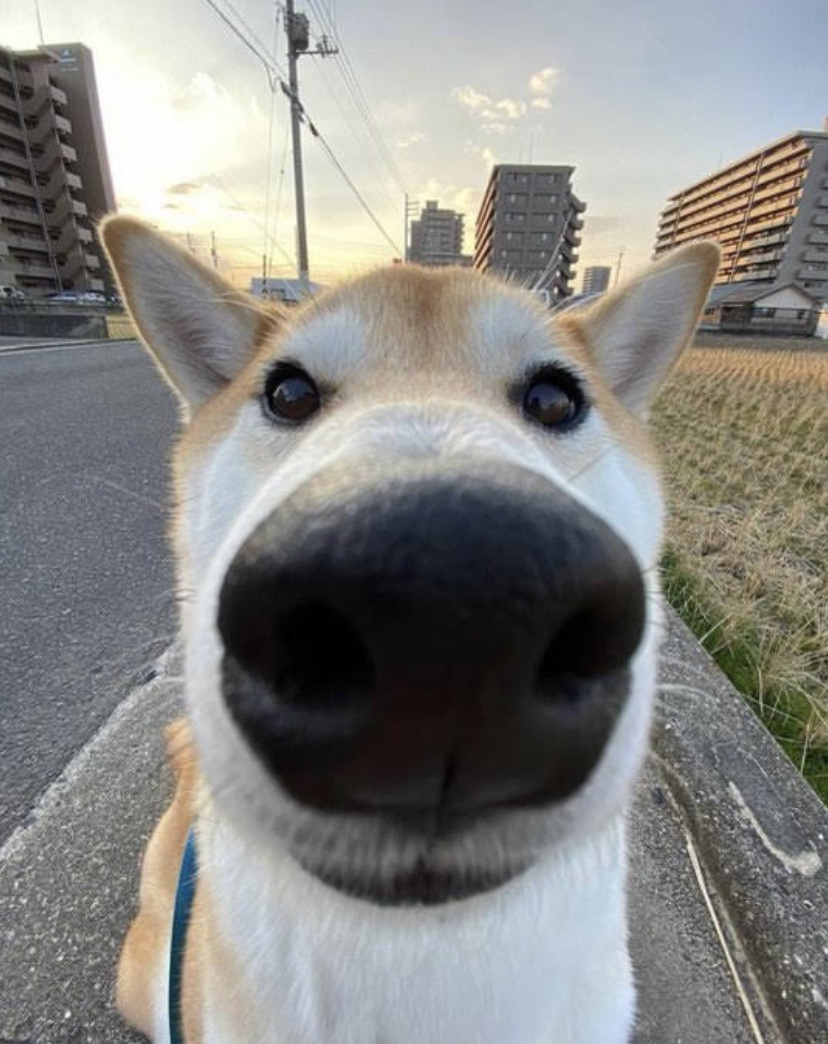
#> input picture lab7/sobaken.jpg, 828 x 1044 px
$ python main.py
#> lines starting #> are read from the running program, lines starting #| are printed output that depends on the picture
def p1():
    from PIL import Image
    name = "sobaken.jpg"
    with Image.open(name) as img:
#> img is the input picture: PIL image 828x1044 RGB; mean R, G, B 136.4, 135.7, 132.4
        img.load()

    img.show()
    widht, height = img.size
#> widht = 828; height = 1044
    f = img.format
#> f = 'JPEG'
    m = img.mode
#> m = 'RGB'
    print("Ширина", widht)
#| Ширина 828
    print("Высота", height)
#| Высота 1044
    print("Формат", f)
#| Формат JPEG
    print("Цвет", m)
#| Цвет RGB

def p2():
    from PIL import Image
    name = "sobaken.jpg"
    with Image.open(name) as img:
        img.load()

    nimg = img.resize((img.width // 3, img.height // 3))

    nimg.save("sobaken1.jpg")
    nimg = img.rotate(180)
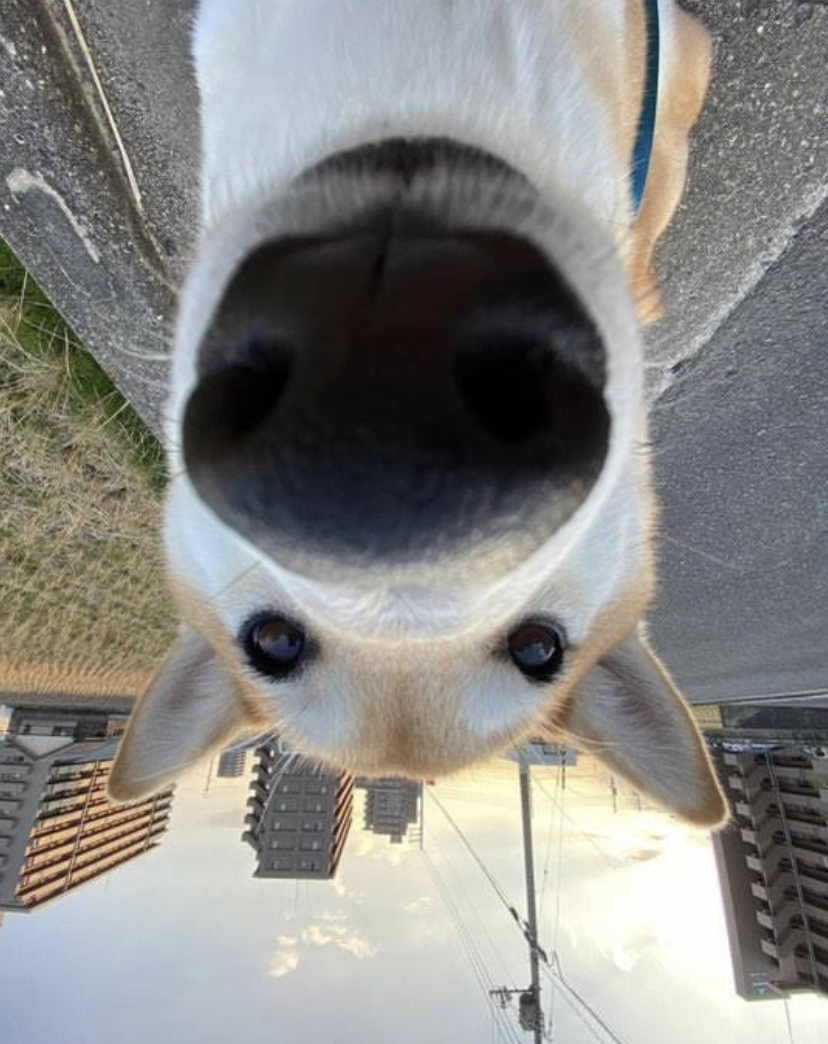
#> nimg: PIL image 828x1044 RGB; mean R, G, B 136.4, 135.7, 132.4
    nimg.save("sobaken2.jpg")
    nimg = img.transpose(Image.FLIP_LEFT_RIGHT)
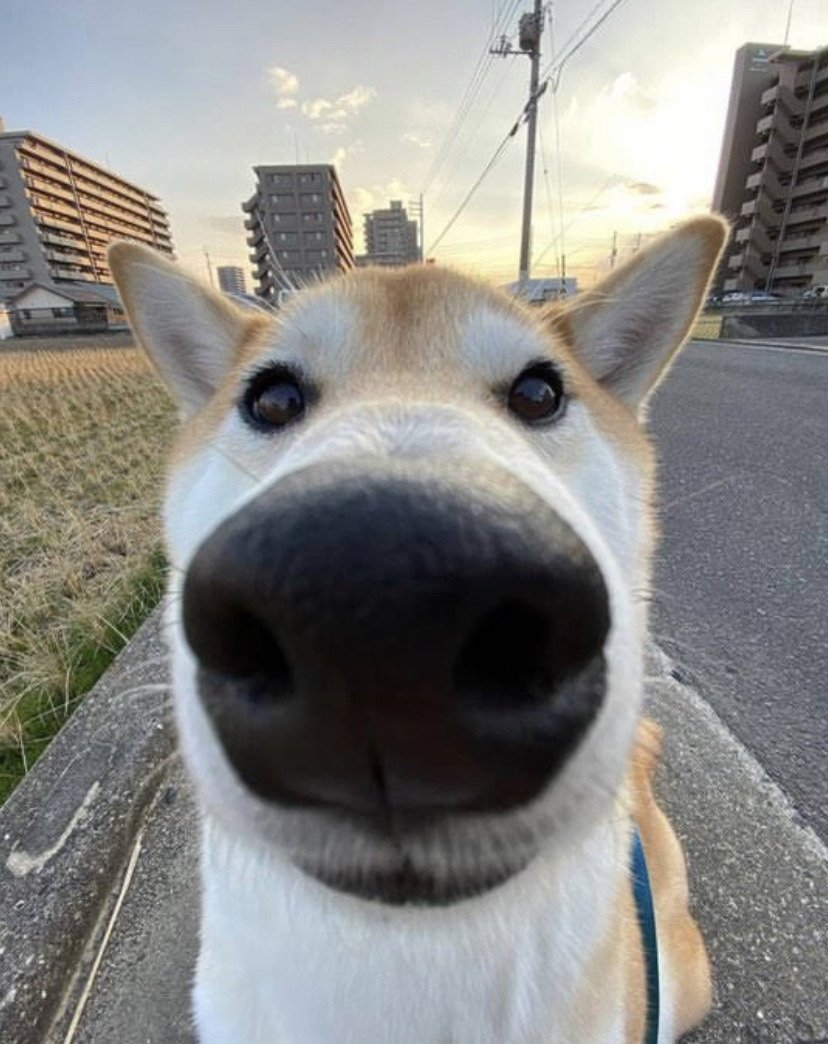
#> nimg: PIL image 828x1044 RGB; mean R, G, B 136.4, 135.7, 132.4
    nimg.save("sobaken3.jpg")

def p3():
    from PIL import Image, ImageFilter
    name = ["1.jpg", "2.jpg", "3.jpg", "4.jpg", "5.jpg"]
    for f in name:
        with Image.open(f) as img:
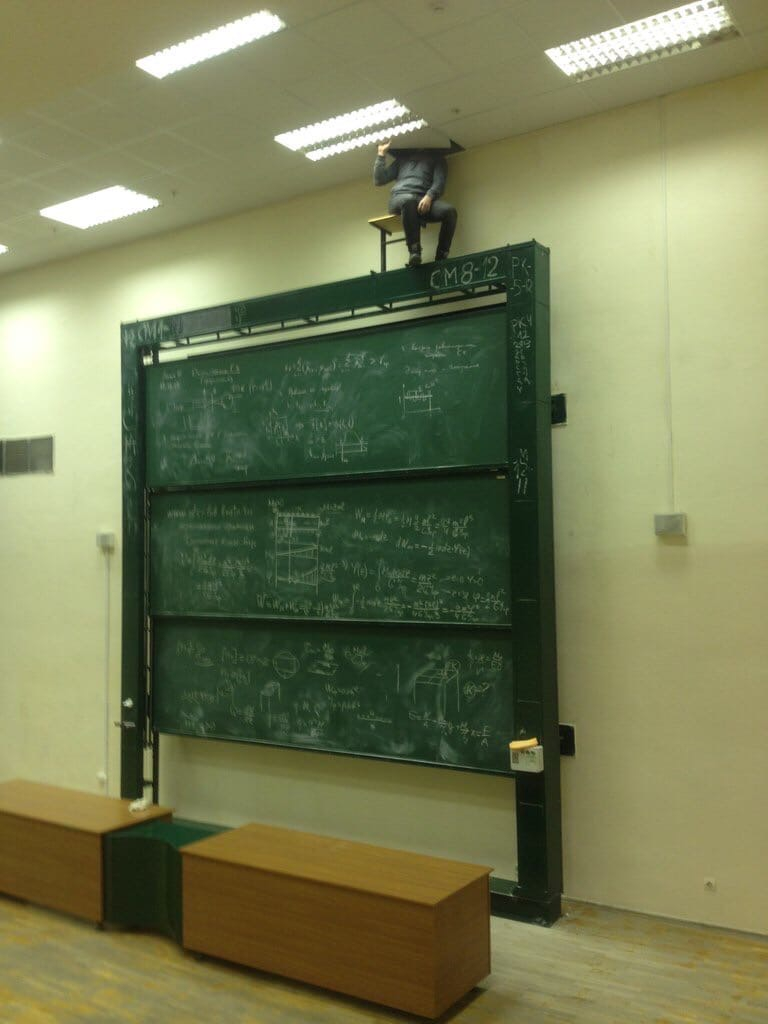
#> input picture lab7/1.jpg, 768 x 1024 px
#> img is the input picture: PIL image 768x1024 RGB; mean R, G, B 118.7, 123.8, 84.8
            img.load()
            img = img.filter(ImageFilter.FIND_EDGES)
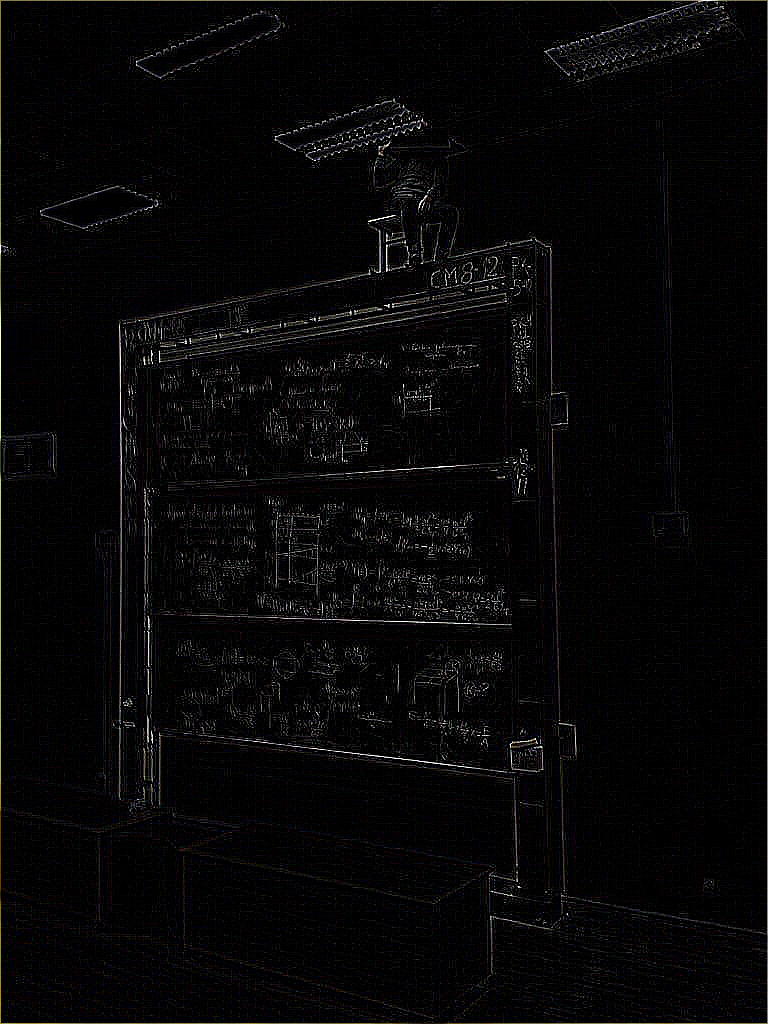
#> img: PIL image 768x1024 RGB; mean R, G, B 6.9, 6.8, 6.8
            img.save("new\ " + "new" + f)
#> pass 2 of the loop in p3, `for f in name:`:
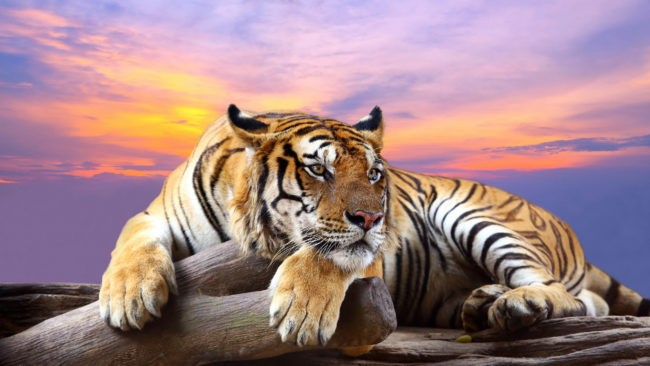
#> input picture lab7/2.jpg, 650 x 366 px
#> in p3, img is the input picture: PIL image 650x366 RGB; mean R, G, B 162, 131.5, 135.9
#> in p3, `img = img.filter(ImageFilter.FIND_EDGES)`:
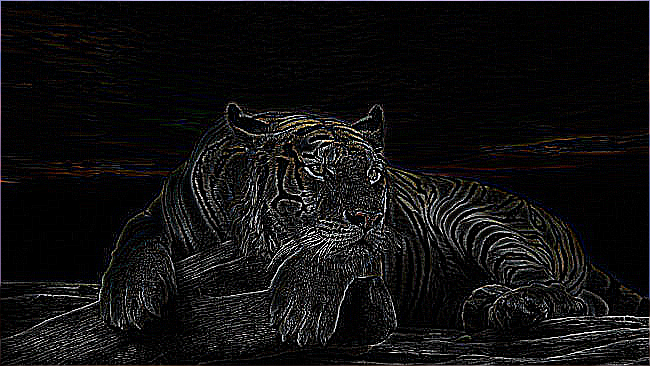
#> img: PIL image 650x366 RGB; mean R, G, B 17, 16.4, 16.7
#> pass 3 of the loop in p3, `for f in name:`:
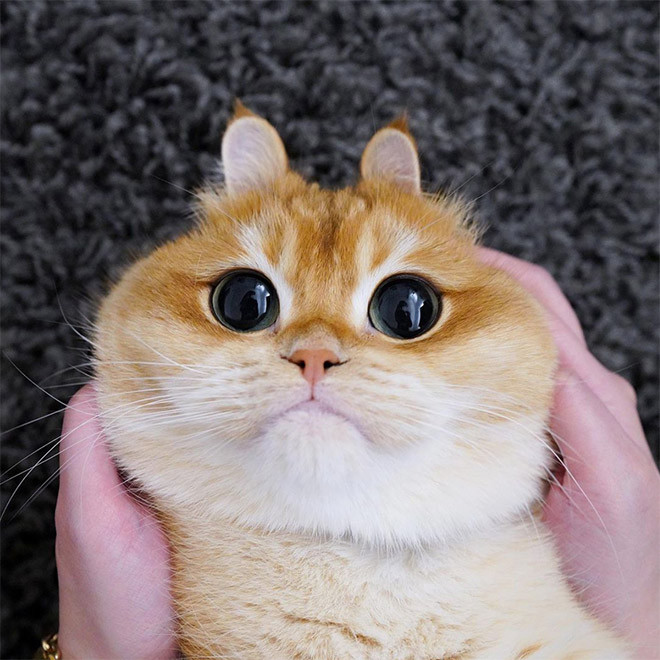
#> input picture lab7/3.jpg, 660 x 660 px
#> in p3, img is the input picture: PIL image 660x660 RGB; mean R, G, B 130.3, 118.2, 116
#> in p3, `img = img.filter(ImageFilter.FIND_EDGES)`:
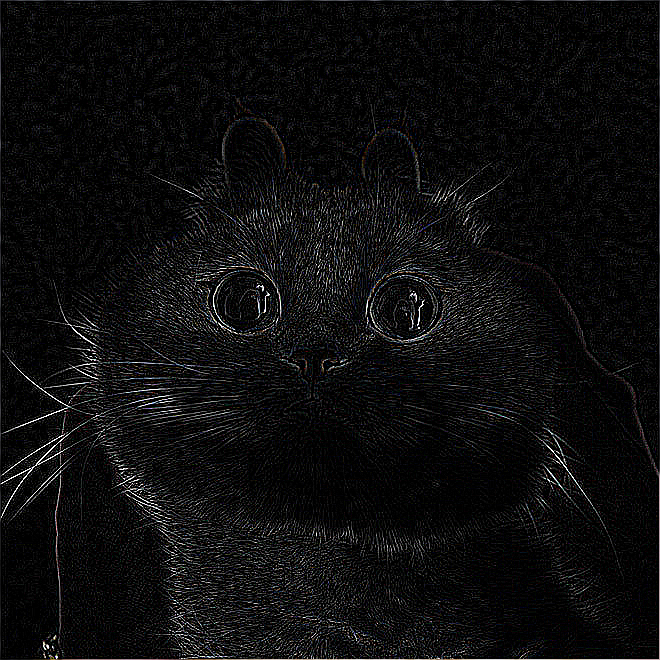
#> img: PIL image 660x660 RGB; mean R, G, B 13.6, 13.5, 13.9
#> the loop made 5 passes; the first 3 are shown

def p4():
    from PIL import Image

    img = Image.open('sobaken.jpg')
#> (the run stopped early here; a loop or call above may not have finished)
